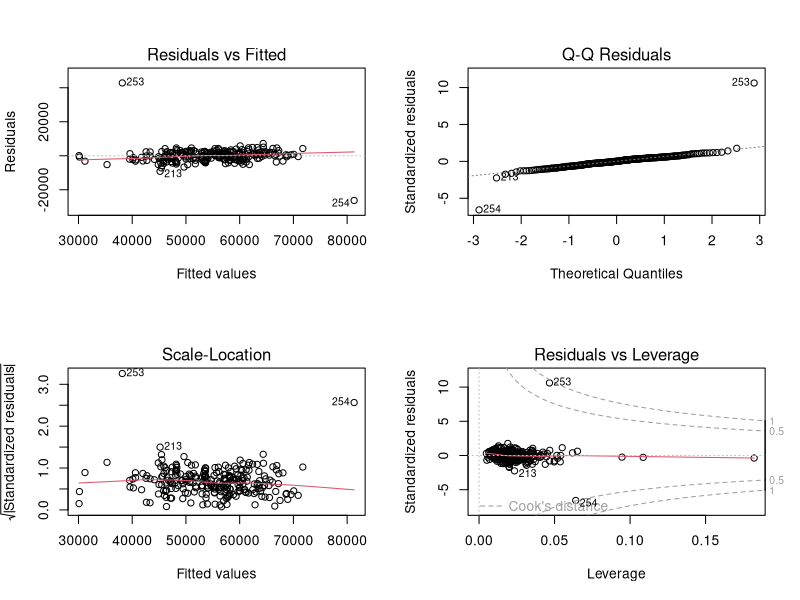
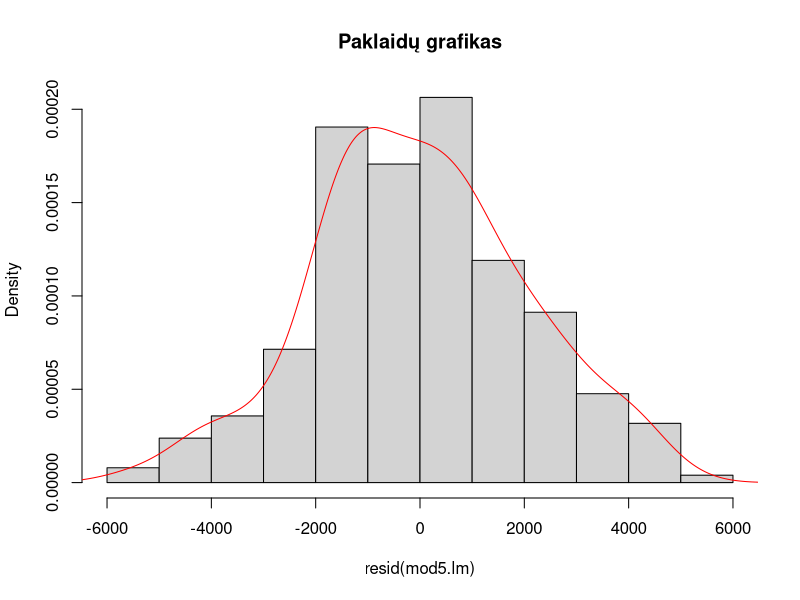

Write R code to recreate these figures, in order.
## ---- chunk 1
library(car)
library(knitr)
setwd("C:/Users/Vartotojas/Desktop/Econometrics/task4")
duom <- read.csv2("data.csv")
attach(duom)
str(duom)
kable(head(duom), digits = 2)
## ---- chunk 2
mod1.lm <- lm(kaina ~ plotas + aukstas + garsoIzoliacija + silumosLaidumas + atstumasIkiPrekybosCentro, data = duom)  # pradinis nepakeistas modelis
par(mfrow=c(2,2))
plot(mod1.lm)
## ---- chunk 3
outlierTest(mod1.lm)
duom1 <- duom[-c(253, 254),]  # išskirtis pašaliname
## ---- chunk 4
cor(duom1) # iš koreliacijų maatricos matosi, kad šilumos laidumas ir garso izoliacija yra stipriai koreliuoti (koeficientas net 0.95)
vif(mod1.lm) # šilumos laidumo ir garso izoliacijos VIF'ai taip pat yra dideli (>10)
## ---- chunk 5
duom2 <- duom1[,-4]
## ---- chunk 6
mod2.lm <- lm(kaina ~ plotas + aukstas + silumosLaidumas + atstumasIkiPrekybosCentro, data = duom2)
kable(summary(mod2.lm)$coef, digits = 2)
## ---- chunk 7
mod3.lm <- lm(kaina ~ plotas + aukstas + silumosLaidumas, data = duom2)
kable(summary(mod3.lm)$coef, digits = 2)
## ---- chunk 8
ncvTest(mod3.lm) # p = 0.07 > 0.05, vadinasi modelis homoskedastiškas
vif(mod3.lm)     # VIF maži - viskas gerai
## ---- chunk 9
aukstaszym <- factor(duom2$aukstas)
is.factor(aukstaszym)
aukstaszym
mod4.lm <- lm(kaina ~ plotas + aukstaszym + silumosLaidumas, data = duom2)
kable(summary(mod4.lm)$coef, digits = 2) 
## ---- chunk 10
aukstaslik = as.numeric(duom2$aukstas!=1)
aukstaslik  # reikšmė 0, kai pirmas aukštas
mod5.lm <- lm(kaina ~ plotas + aukstaslik + silumosLaidumas, data = duom2)
kable(summary(mod5.lm)$coef, digits = 2) # visi kintamieji reikšmingi

AIC(mod1.lm)
AIC(mod2.lm)
AIC(mod3.lm)
AIC(mod4.lm)
AIC(mod5.lm) # pagal AIC paskutinis modelis yra tiksliausias

ncvTest(mod5.lm) # p = 0.79 > 0.05, vadinasi modelis homoskedastiškas
vif(mod5.lm)     # VIF maži - viskas gerai
## ---- chunk 11
par(mfrow=c(1,1))
hist(resid(mod5.lm), probability = TRUE, main = "Paklaidų grafikas")  # paklaidų grafikas panašus į normalųjį
lines(density(resid(mod5.lm)), col = "red")
res <- as.vector(mod5.lm$residuals)
shapiro.test(res)  # p-value = 0.3798 > 0.05, vadinasi liekanos normalios

kable(summary(mod5.lm)$coef, digits = 2)

